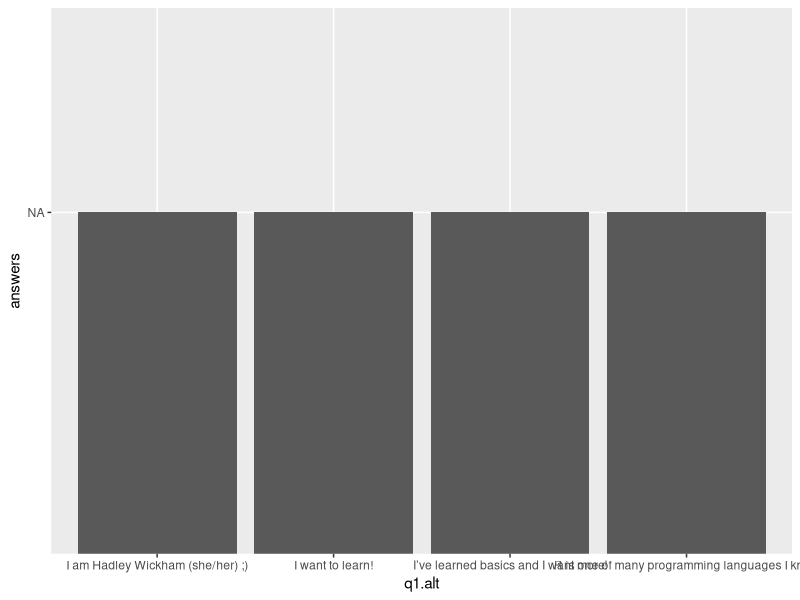

The R source for this figure:
## ---- chunk 1
knitr::opts_chunk$set(echo = FALSE)
library( ggplot2 )
library( tidyverse )
## ---- chunk 2
# here - create the tibble
# I want to learn!
# I’ve learned basics and I want more!
# R is one of many programming languages I know
# I am Hadley Wickham (she/her) ;)

poll.q1 <- tribble( ~q1.alt, ~answers,
                    "I want to learn!", NA,
                    "I’ve learned basics and I want more!", NA,
                    "R is one of many programming languages I know", NA,
                    "I am Hadley Wickham (she/her) ;)", NA
                  )
ggplot( poll.q1, aes( q1.alt, answers ) ) +
  geom_col()
